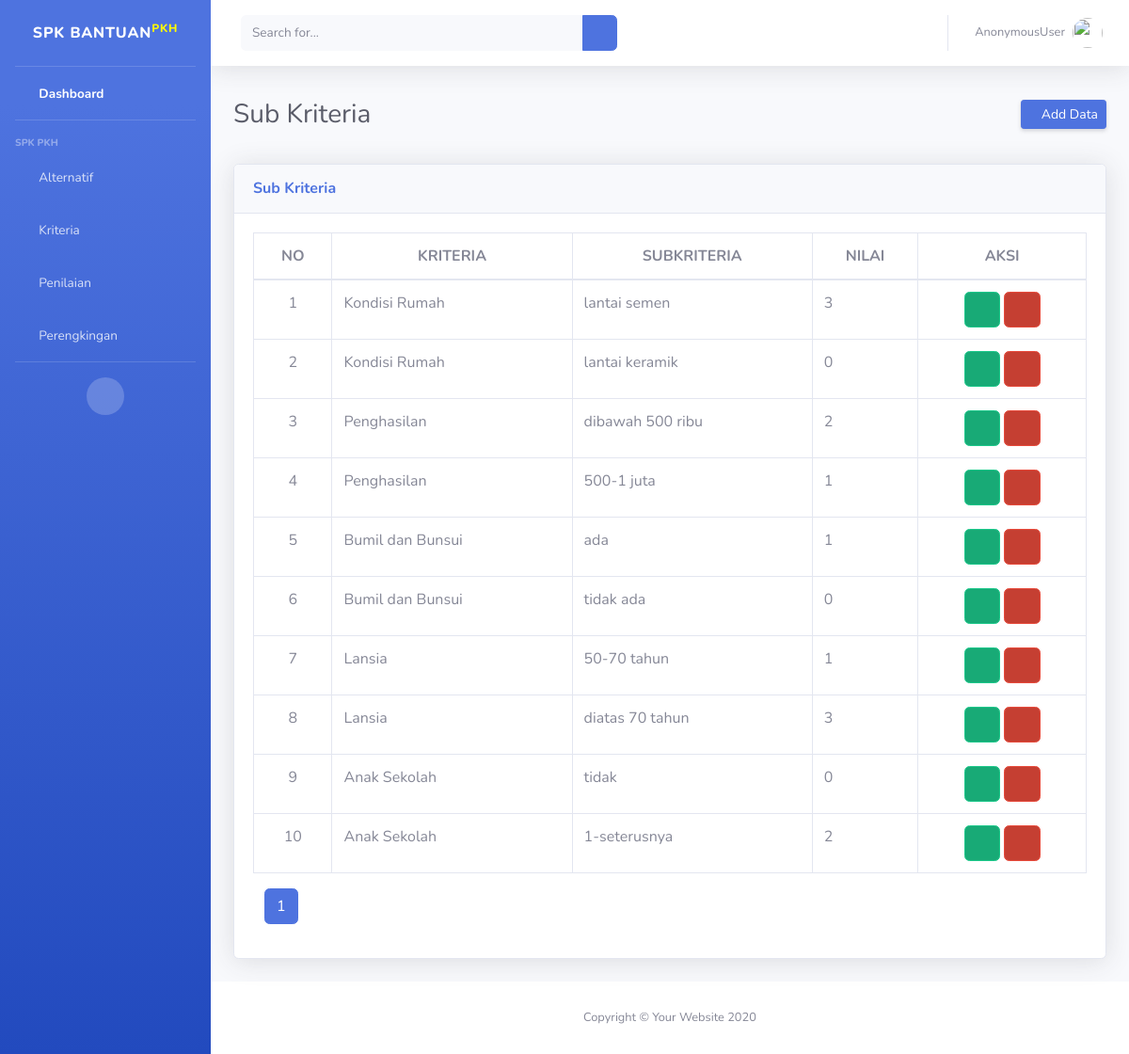
/dashboard/sub_kriteria/, run on an earlier commit of the app's database.
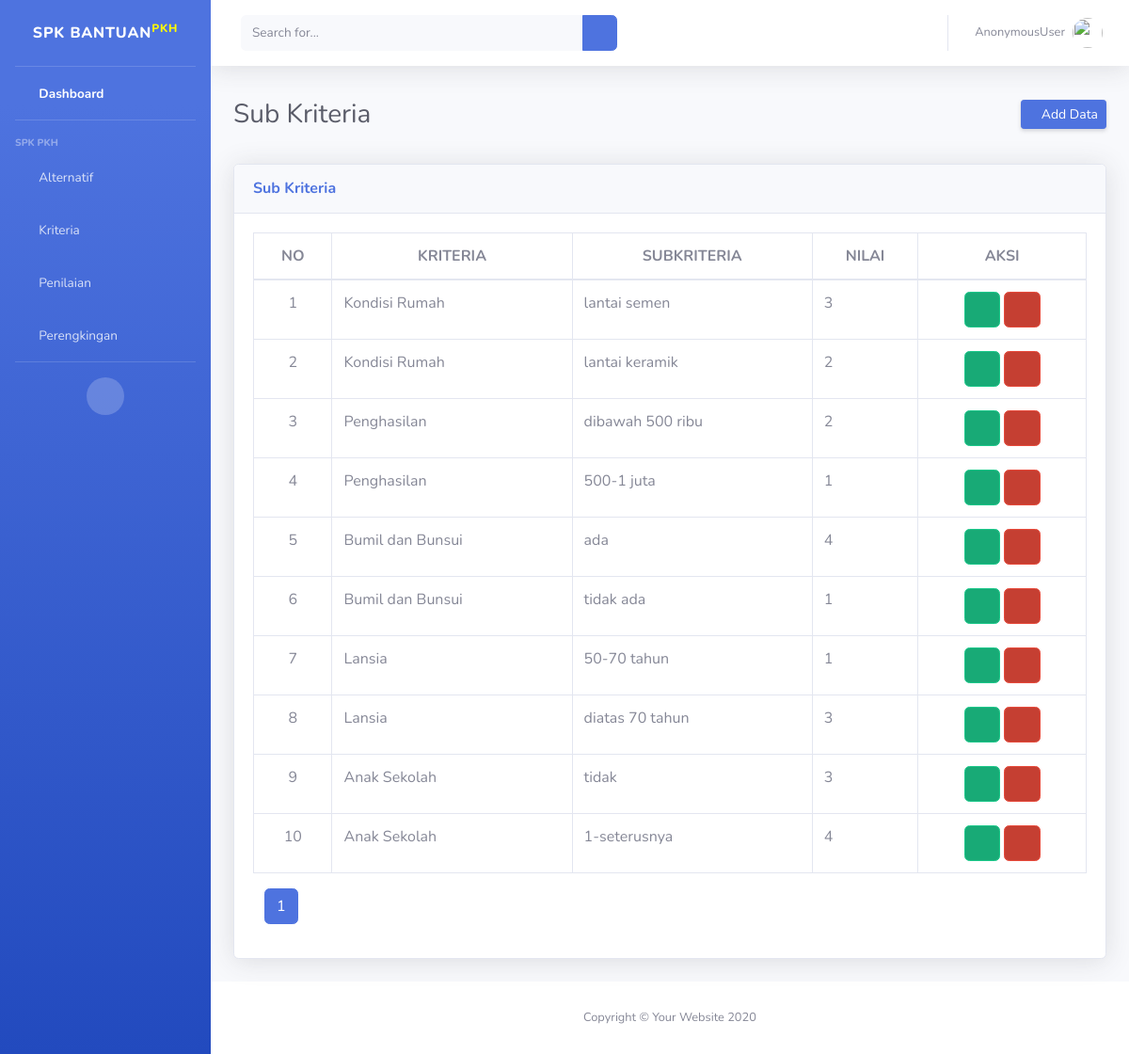
And on a later commit of the database.
### SPK/models.py (models this page shows, shortened)
class SubKriteria(models.Model):
    kriteria = models.ForeignKey(Kriteria, on_delete=models.CASCADE)
    nama_sub_kriteria = models.CharField(max_length=50)
    nilai_sub_kriteria = models.IntegerField()

class Kriteria(models.Model):
    simbol          = models.CharField(max_length=50)
    nama_kriteria   = models.CharField(max_length=50)
    bobot           = models.FloatField()
    def __str__(self):
        return self.nama_kriteria

### SPK/views.py (the view)
# urls.py: path('sub_kriteria/', views.subkriteria_list, name='sub_kriteria'),
def subkriteria_list(request):
    subkriteria = SubKriteria.objects.all()
    cari = request.GET.get('cari')
    if cari:
        page=SubKriteria.objects.filter(Q(kriteria__nama_kriteria__icontains=cari) | Q(nama_sub_kriteria__icontains=cari))
    else:
        page = SubKriteria.objects.all()
    halaman = Paginator(page,10)
    page_list = request.GET.get('page')
    page = halaman.get_page(page_list)
    context ={
        'datas': subkriteria,
        'page_obj':page,
    }
    return render(request, 'subkriteria.html', context)

### templates/subkriteria.html (shortened to what the changed rows need)
{%load static%}
<!DOCTYPE html>
<html lang="en">
<head>
        <link href="{%static 'vendor/fontawesome-free/css/all.min.css'%}" rel="stylesheet" type="text/css">
        <link href="{%static 'css/sb-admin-2.min.css'%}" rel="stylesheet">
</head>
<body id="page-top">
    <div id="wrapper">
        <div id="content-wrapper" class="d-flex flex-column">
            <div id="content">
                <div class="container-fluid">
                    <div class="d-sm-flex align-items-center justify-content-between mb-4">
                        <h1 class="h3 mb-0 text-gray-800">Sub Kriteria<h1>
                            <a href="{%url 'data:insubkriteria'%}" class="d-none d-sm-inline-block btn btn-sm btn-primary shadow-sm"><i
                                class="fas fa-plus fa-sm text-white-50"></i>  Add Data</a>
                    </div>
                    <div class="row">
                        <div class="col-xl-12 col-lg-8">
                            <div class="card shadow mb-4">
                                 <div class="card-body table-responsive">
                                            <table class="table table-bordered" id="dataTable" width="100%" cellspacing="0">
                                                <thead class="text-center justify-content-center">
                                                    <tr class="text-center">
                                                        <th>NO</th>
                                                        <th>KRITERIA</th>
                                                        <th>SUBKRITERIA</th>
                                                        <th>NILAI</th>
                                                        <th>AKSI</th>
                                                    </tr>
                                                </thead>
                                                <tbody>
                                                    {%for data in page_obj.object_list%}
                                                    <tr>
                                                        <td class="text-center">{{forloop.counter}}</td>
                                                        <td>{{data.kriteria}}</td>
                                                        <td>{{data.nama_sub_kriteria}}</td>
                                                        <td>{{data.nilai_sub_kriteria}}</td>
                                                        <td class="text-center">
                                                            <a href="{%url 'data:upsubkriteria' id=data.id%}" class="btn btn-success btn-icon-split">
                                                                <span class="icon text-white-25">
                                                                    <i class="fas fa-edit"></i>
                                                                </span>
                                                            </a>
                                                            <a href="{%url 'data:delsubkriteria' id=data.id%}" class="btn btn-danger btn-icon-split" type="button" onclick="return confirm('yakin ingin menghapus data?')">
                                                                <span class="icon text-white-25">
                                                                    <i class="fas fa-trash"></i>
                                                                </span>
                                                            </a>
                                                        </td>
                                                    </tr>
                                                    {%endfor%}
                                                </tbody>
                                            </table>
                                    </div>
                            </div>
                        </div>
                    </div>
                </div>
            </div>
        </div>
    </div>
</body>
</html>

What changed in the data, as far as the page shows it:
changed SubKriteria "lantai keramik": nilai_sub_kriteria "0" → "2"
changed SubKriteria "ada": nilai_sub_kriteria "1" → "4"
changed SubKriteria "tidak ada": nilai_sub_kriteria "0" → "1"
changed SubKriteria "tidak": nilai_sub_kriteria "0" → "3"
changed SubKriteria "1-seterusnya": nilai_sub_kriteria "2" → "4"
